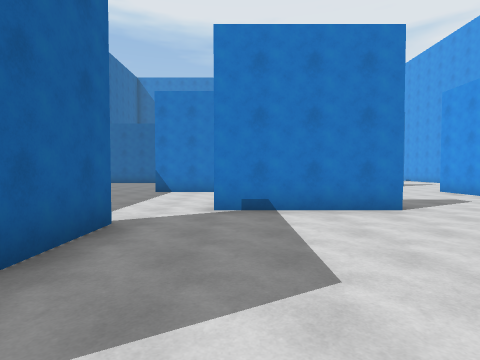
View 1 (above)

24 first-person views from a walk through a scene from a Unity 3-D project. The camera is 1.5 m above the floor, tilts 2° down and sees 80° across. The floor is counted in squares, 2 m on a side. Each view is taken from the middle of a square. On the plan, view 1 faces up. The plan holds only what a view shows up to about 10 squares ahead; the rest is blank. The player is left out.

View 2
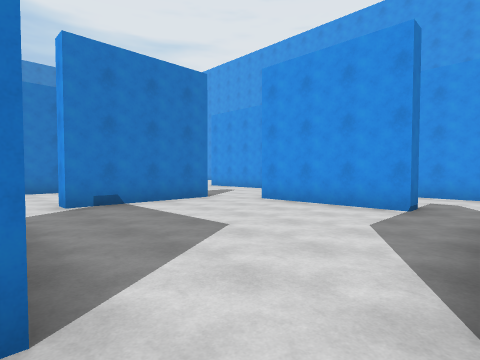

View 3
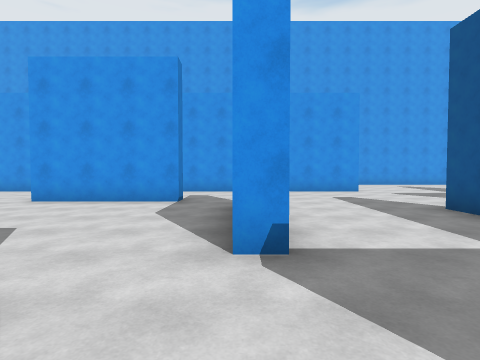

View 4
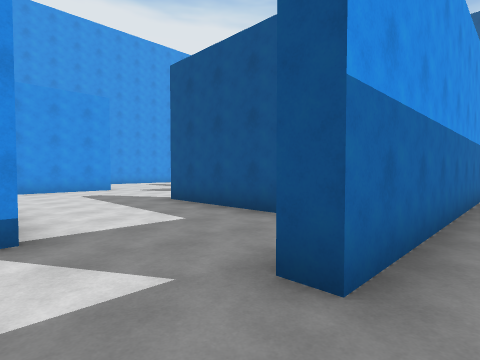

View 5
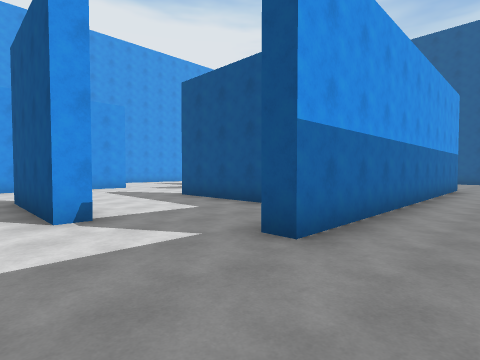

View 6
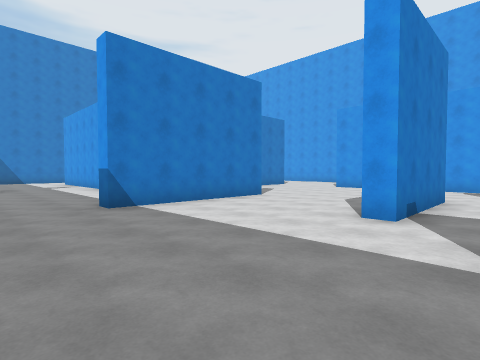

View 7
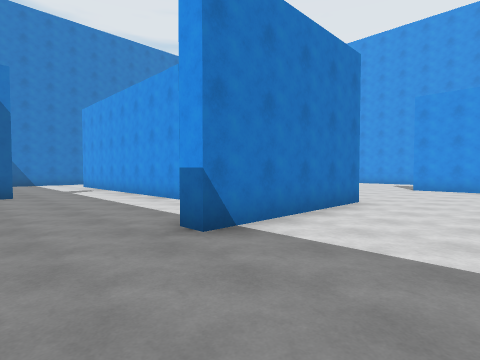

View 8
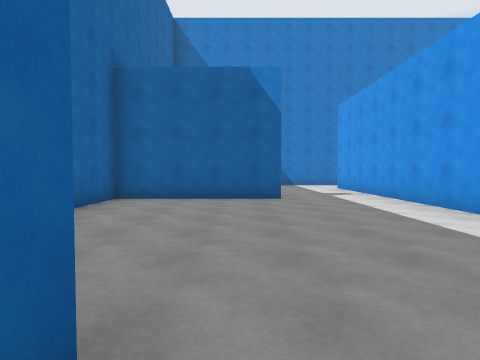

View 9
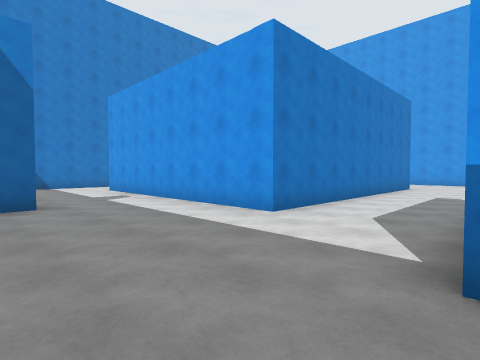

View 10
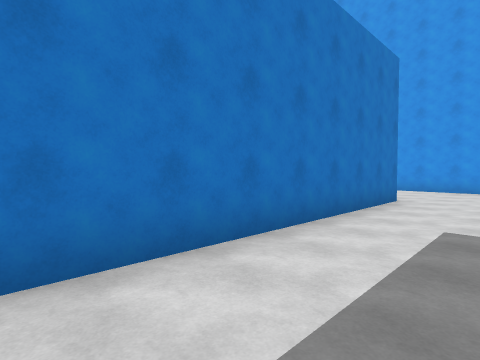

View 11
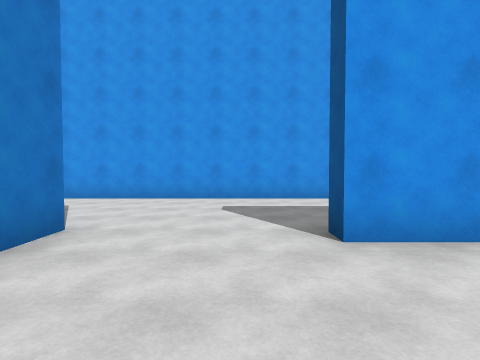

View 12
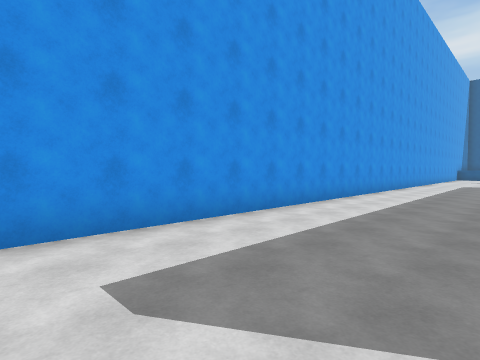

View 13
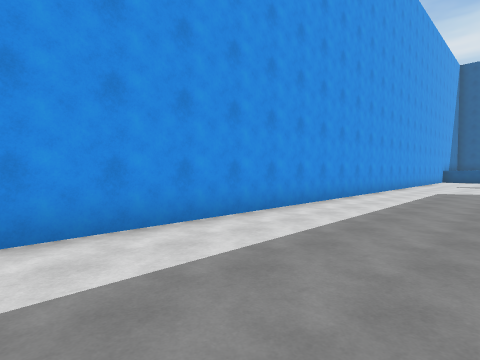

View 14
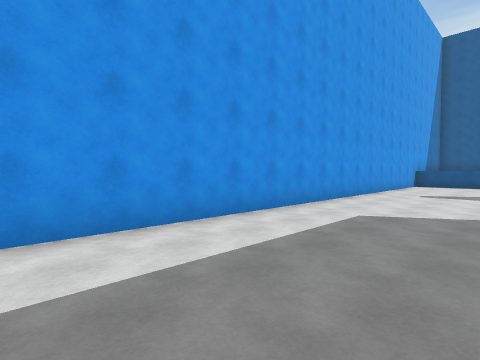

View 15
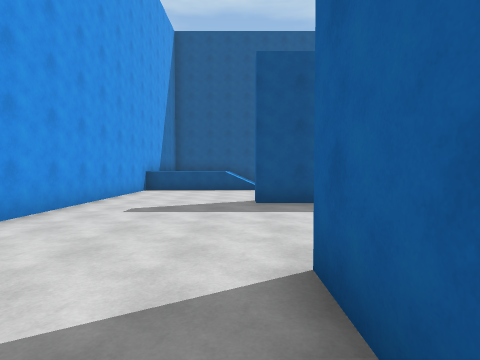

View 16
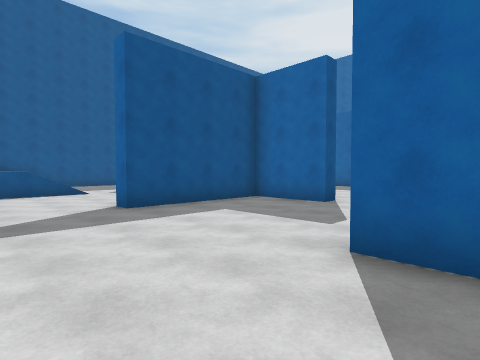

View 17
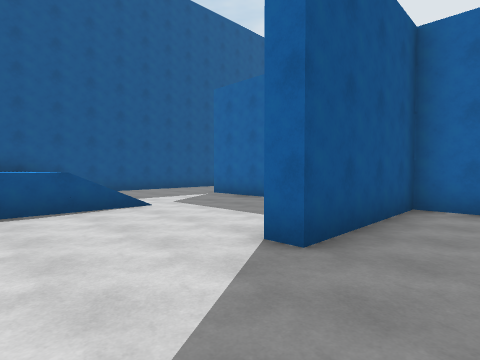

View 18
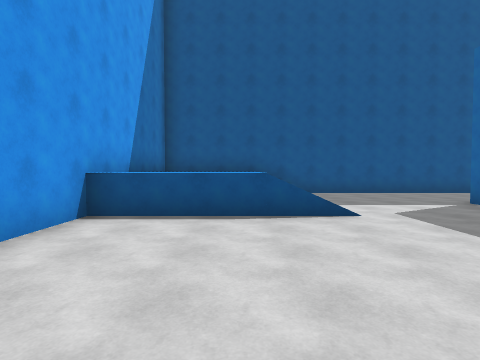

View 19
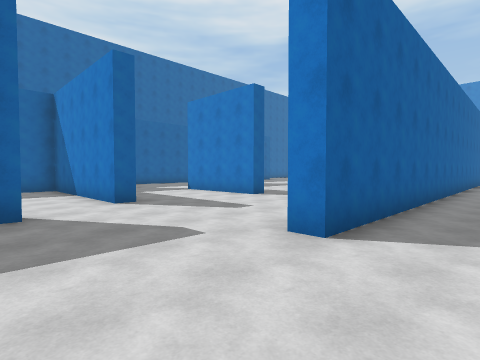

View 20
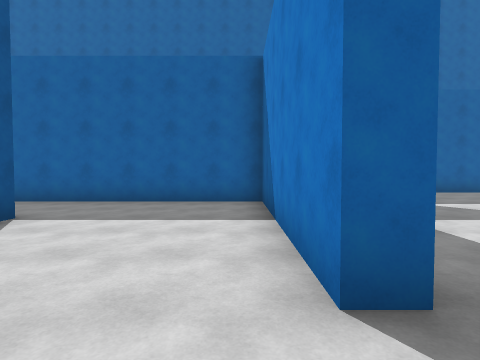

View 21
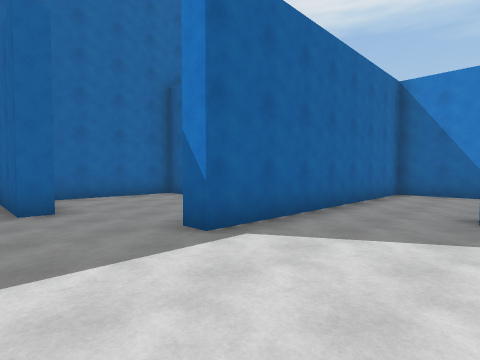

View 22
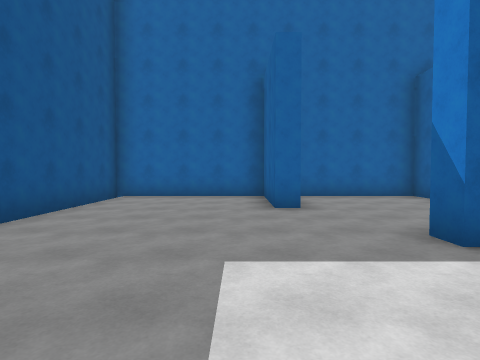

View 23
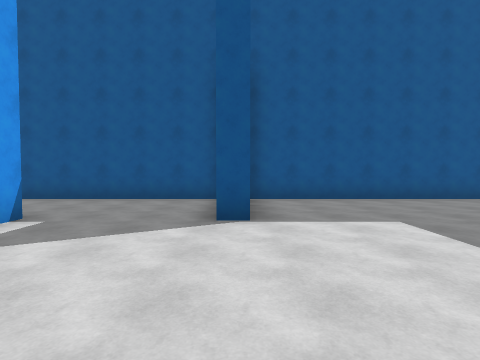

View 24
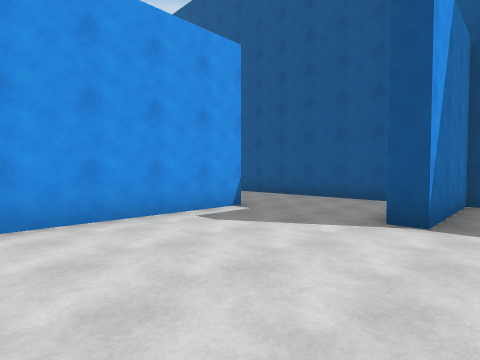

### Floor plan
Points are (right, up) in squares from view 1. A wall is a line through its corners. A room is listed if a view was taken in it or the views show most of it. See-through windows are left out.
Room 1 (view 1)
walls: (3.8, 0.5) (3.8, 4); (-0.5, -0.9) (3, -0.9); (-1.8, 4) (-1.8, 2); (3.1, 5.3) (-0.5, 5.3)
ways out: opening at (-2, -0.7) to room 2; opening at (-1.5, 4.5) to room 2; opening at (3.5, 4.5) to room 2; opening at (4, 0) to room 2
Room 2 (views 2, 3, 4, 5, 6, 7, 8, 9, 10, 11, 12, 13, 14, 15, 16, 17, 18, 19, 20, 21, 22, 23, 24)
walls: (3, -0.9) (3, -1.4) (1.4, -1.4); (-0.5, -1.5) (-0.5, -0.9); (4.4, 0.5) (3.8, 0.5); (-1, -5) (2.5, -5) (2.5, -5.5) (1.5, -5.5); (3.8, -7.3) (3.8, -9.5) (7.6, -9.5) (7.6, -10); (-3.3, -6.5) (-3.3, -2.6) (-2.8, -2.6); (-0.5, 5.3) (-0.5, 5.9); (7.4, 4.6) (7.4, -5.1) (7, -5.1) (7, 1.1); (-5.5, 2.1) (-5.5, 0.5); (7, 5) (7, 9.9) (7.5, 9.9); (-2.8, -9.4) (-2.8, -12.8) (-3.4, -12.8); (3.8, -13.1) (3.8, -15.5); (-3.3, -12.4) (-3.3, -9.5); (1.8, 9.7) (-2.9, 9.7) (-2.9, 10.2); (-7.5, -10) (-8.2, -10) (-8.2, -13.2); (3.3, -15.5) (3.3, -11.4); (-5.5, -13.8) (-5.5, -14.3) (-8.2, -14.3) (-8.2, -18.5) (-0.2, -18.5) (-0.2, -15.2) (0.4, -15.2); (7.6, 13.2) (-0.9, 13.2) (-0.9, 17.4); (0.5, -18.5) (11.5, -18.5) (11.5, 15.6); (-3.9, 16.4) (-8.2, 16.4) (-8.2, 14.5)
ways out: opening at (-2, -0.7) to room 1; opening at (-1.5, 4.5) to room 1; opening at (3.5, 4.5) to room 1; opening at (4, 0) to room 1; opening at (-1.5, -10) to room 3; opening at (3, -6.3) to room 3; opening at (-6, -5.2); opening at (-4.5, -10); opening at (-2.5, 17)
Room 3 (no view inside)
walls: (1.5, -5.5) (-2.8, -5.5) (-2.8, -9.4); (3.2, -7.3) (3.8, -7.3)
ways out: opening at (-1.5, -10) to room 2; opening at (3, -6.3) to room 2

Positions as (right, up) in squares from view 1, and headings:
1: (0, 0), facing up
2: (-2, -1), facing up-right
3: (-3, -1), facing right
4: (-4, -1), facing down-right
5: (-5, 0), facing down-right
6: (-5, 4), facing up-right
7: (-5, 7), facing up-right
8: (-5, 9), facing up
9: (-5, 10), facing up-right
10: (0, 11), facing up-right
11: (4, 11), facing right
12: (8, 12), facing down-right
13: (8, 7), facing down-right
14: (8, 1), facing down-right
15: (8, -3), facing down
16: (10, -4), facing down-left
17: (10, -8), facing down-left
18: (9, -9), facing down
19: (9, -8), facing up-left
20: (4, -6), facing left
21: (0, -15), facing up-left
22: (0, -15), facing left
23: (0, -11), facing down
24: (-1, -11), facing down-right
